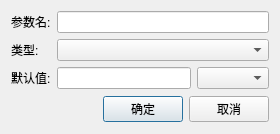
<?xml version="1.0" encoding="UTF-8"?>
<ui version="4.0">
 <class>JZNodeLocalParamEditDialog</class>
 <widget class="QDialog" name="JZNodeLocalParamEditDialog">
  <property name="geometry">
   <rect>
    <x>0</x>
    <y>0</y>
    <width>280</width>
    <height>134</height>
   </rect>
  </property>
  <property name="windowTitle">
   <string>FuctionEditDialog</string>
  </property>
  <layout class="QVBoxLayout" name="verticalLayout">
   <item>
    <widget class="QWidget" name="widget_2" native="true">
     <layout class="QVBoxLayout" name="verticalLayout_4">
      <property name="leftMargin">
       <number>0</number>
      </property>
      <property name="topMargin">
       <number>0</number>
      </property>
      <property name="rightMargin">
       <number>0</number>
      </property>
      <property name="bottomMargin">
       <number>0</number>
      </property>
      <item>
       <widget class="QWidget" name="widget_5" native="true">
        <layout class="QGridLayout" name="gridLayout">
         <property name="leftMargin">
          <number>0</number>
         </property>
         <property name="topMargin">
          <number>0</number>
         </property>
         <property name="rightMargin">
          <number>0</number>
         </property>
         <property name="bottomMargin">
          <number>0</number>
         </property>
         <item row="0" column="1">
          <widget class="QLineEdit" name="lineName"/>
         </item>
         <item row="1" column="0">
          <widget class="QLabel" name="label_2">
           <property name="text">
            <string>类型:</string>
           </property>
          </widget>
         </item>
         <item row="1" column="1">
          <widget class="QComboBox" name="comboBox"/>
         </item>
         <item row="0" column="0">
          <widget class="QLabel" name="label">
           <property name="text">
            <string>参数名:</string>
           </property>
          </widget>
         </item>
         <item row="2" column="1">
          <widget class="QWidget" name="widget" native="true">
           <layout class="QHBoxLayout" name="horizontalLayout">
            <property name="leftMargin">
             <number>0</number>
            </property>
            <property name="topMargin">
             <number>0</number>
            </property>
            <property name="rightMargin">
             <number>0</number>
            </property>
            <property name="bottomMargin">
             <number>0</number>
            </property>
            <item>
             <widget class="QLineEdit" name="lineValue"/>
            </item>
            <item>
             <widget class="QComboBox" name="boxValue"/>
            </item>
           </layout>
          </widget>
         </item>
         <item row="2" column="0">
          <widget class="QLabel" name="label_3">
           <property name="text">
            <string>默认值:</string>
           </property>
          </widget>
         </item>
        </layout>
       </widget>
      </item>
     </layout>
    </widget>
   </item>
   <item>
    <widget class="QWidget" name="widget_3" native="true">
     <layout class="QHBoxLayout" name="horizontalLayout_2">
      <property name="leftMargin">
       <number>0</number>
      </property>
      <property name="topMargin">
       <number>0</number>
      </property>
      <property name="rightMargin">
       <number>0</number>
      </property>
      <property name="bottomMargin">
       <number>0</number>
      </property>
      <item>
       <spacer name="horizontalSpacer_2">
        <property name="orientation">
         <enum>Qt::Horizontal</enum>
        </property>
        <property name="sizeHint" stdset="0">
         <size>
          <width>296</width>
          <height>20</height>
         </size>
        </property>
       </spacer>
      </item>
      <item>
       <widget class="QPushButton" name="btnOk">
        <property name="text">
         <string>确定</string>
        </property>
        <property name="autoDefault">
         <bool>true</bool>
        </property>
        <property name="default">
         <bool>true</bool>
        </property>
       </widget>
      </item>
      <item>
       <widget class="QPushButton" name="btnCancel">
        <property name="text">
         <string>取消</string>
        </property>
        <property name="autoDefault">
         <bool>false</bool>
        </property>
       </widget>
      </item>
     </layout>
    </widget>
   </item>
  </layout>
 </widget>
 <layoutdefault spacing="6" margin="11"/>
 <resources>
  <include location="../../JZNodeEditor.qrc"/>
 </resources>
 <connections/>
</ui>
